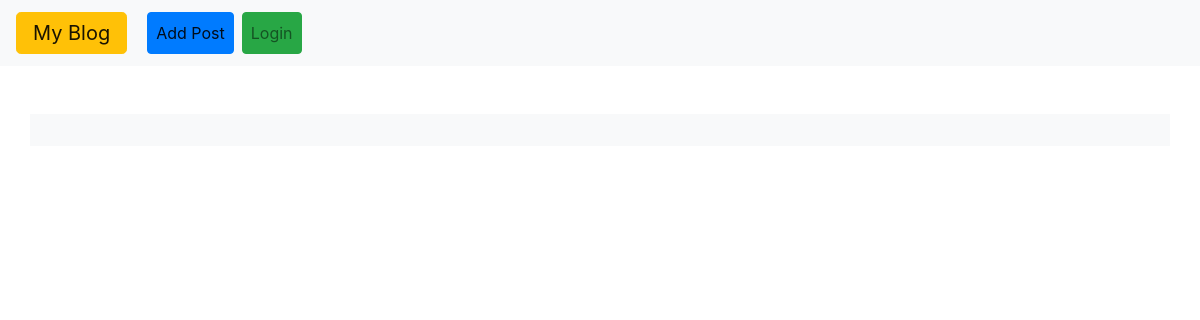
Before: / with the older database file.
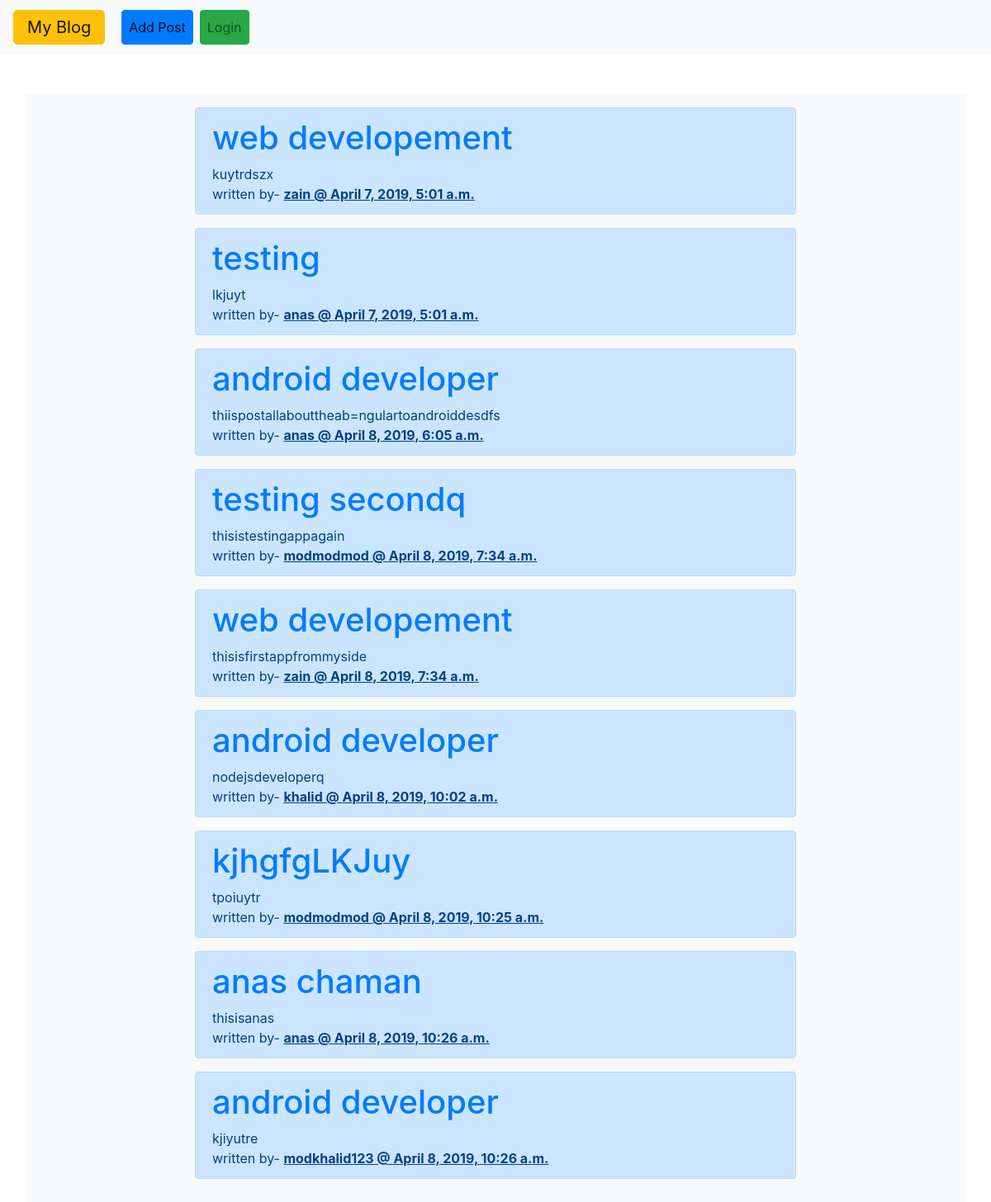
After: the same page with the newer database file.
### blog/models.py (models this page shows, shortened)
class Post(models.Model):
    author=models.ForeignKey("auth.User")
    title=models.CharField(max_length=200)
    text=models.TextField()
    created_date=models.DateTimeField(default=timezone.now())
    published_date=models.DateTimeField(blank=True,null=True)
    def __str__(self):
        return self.title

### blog/views.py (the view)
# urls.py: url(r'^$',views.PostList.as_view(),name="post_list"),
class PostList(ListView):
    model=Post

### blog/templates/blog/post_list.html (shortened to what this page needs)
{% extends 'blog/base.html'%}
{% block body_block%}
{% for post in post_list %}
    <div class="alert alert-primary mb-3">
        <h1><a href="{% url 'blog:post_detail' pk=post.pk %}">{{post}}</a></h1>
        {{post.text | cut:' '}}
        <br>
        written by- <b style="text-decoration:underline">{{post.author}} @ {{post.created_date}}</b>
    </div>
{% endfor %}
{% endblock %}

### blog/templates/blog/base.html (shortened to what this page needs)
<!DOCTYPE html>
<html>
<head>
    <link rel="stylesheet" href="https://stackpath.bootstrapcdn.com/bootstrap/4.3.1/css/bootstrap.min.css">
</head>
<body>
        <nav class="navbar navbar-expand-lg navbar-light bg-light">
                <a class="navbar-brand btn btn-lg btn-warning" href="/">My Blog</a>
                <div class="collapse navbar-collapse" id="navbarSupportedContent">
                  <ul class="navbar-nav mr-auto">
                    <li class="nav-item active">
                            <a class="nav-link btn btn-primary m-1" href="{% url 'blog:post_create' %}">Add Post<span class="sr-only">(current)</span></a>
                          </li>
                    {% if user.is_authenticated %}
                        <li class="nav-item">
                            <a class="nav-link btn btn-danger m-1" href="{% url 'user_logout' %}">Logout</a>
                        </li>
                    {% else %}
                        <li class="nav-item">
                            <a class="nav-link btn btn-success m-1" href="{% url 'user_login' %}">Login</a>
                        </li>
                    {% endif %}
                  </ul>
                </div>
              </nav>
    <div class="container">
            <div class="row bg-light mt-5">
                <div class="col-8 mx-auto d-block p-3">
                        {% block body_block%}
                        {% endblock %}
                </div>
            </div>
    </div>
</body>
</html>

Changed rows visible on the page:
added Post: title "web developement", text "kuytrdszx", author "zain", created_date "April 7, 2019, 5:01 a.m."
added Post: title "testing", text "lkjuyt", author "anas", created_date "April 7, 2019, 5:01 a.m."
added Post: title "android developer", text "thiispostallabouttheab=ngulartoandroiddesdfs", author "anas", created_date "April 8, 2019, 6:05 a.m."
added Post: title "testing secondq", text "thisistestingappagain", author "modmodmod", created_date "April 8, 2019, 7:34 a.m."
added Post: title "web developement", text "thisisfirstappfrommyside", author "zain", created_date "April 8, 2019, 7:34 a.m."
added Post: title "android developer", text "nodejsdeveloperq", author "khalid", created_date "April 8, 2019, 10:02 a.m."
added Post: title "kjhgfgLKJuy", text "tpoiuytr", author "modmodmod", created_date "April 8, 2019, 10:25 a.m."
added Post: title "anas chaman", text "thisisanas", author "anas", created_date "April 8, 2019, 10:26 a.m."
added Post: title "android developer", text "kjiyutre", author "modkhalid123", created_date "April 8, 2019, 10:26 a.m."
